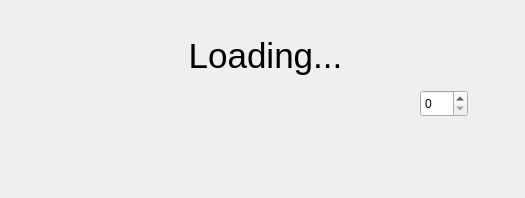
<?xml version="1.0" encoding="UTF-8"?>
<ui version="4.0">
 <class>Dialog</class>
 <widget class="QDialog" name="Dialog">
  <property name="geometry">
   <rect>
    <x>0</x>
    <y>0</y>
    <width>525</width>
    <height>198</height>
   </rect>
  </property>
  <property name="windowTitle">
   <string>Dialog</string>
  </property>
  <widget class="QLabel" name="label">
   <property name="geometry">
    <rect>
     <x>150</x>
     <y>30</y>
     <width>231</width>
     <height>51</height>
    </rect>
   </property>
   <property name="font">
    <font>
     <family>Ubuntu</family>
     <pointsize>26</pointsize>
     <italic>false</italic>
    </font>
   </property>
   <property name="text">
    <string>Loading...</string>
   </property>
   <property name="alignment">
    <set>Qt::AlignCenter</set>
   </property>
  </widget>
  <widget class="QLabel" name="messageLabel">
   <property name="geometry">
    <rect>
     <x>20</x>
     <y>110</y>
     <width>461</width>
     <height>51</height>
    </rect>
   </property>
   <property name="text">
    <string/>
   </property>
   <property name="alignment">
    <set>Qt::AlignCenter</set>
   </property>
  </widget>
  <widget class="QSpinBox" name="spinBox">
   <property name="geometry">
    <rect>
     <x>420</x>
     <y>90</y>
     <width>48</width>
     <height>27</height>
    </rect>
   </property>
  </widget>
 </widget>
 <resources/>
 <connections/>
</ui>
